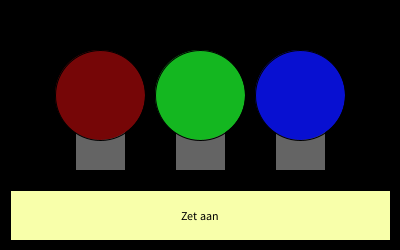
Frame 1 (no input)
Frame 60 (the mouse pressed at the canvas centre just before this capture): identical to frame 1, image omitted
Frame 120 (the mouse held since frame 60 and released just before this capture): identical to frame 1, image omitted

The Processing sketch that drew this single still picture (run headless with seeded random() and noise(); from frame 60 on, the mouse is pressed at the canvas centre):

// Processing sketch: EXTRA_OPGAVE_4_KNIPPERENDE_LAMPEN
// ── EXTRA_OPGAVE_4_KNIPPERENDE_LAMPEN.pde
boolean lampKnipperen;
boolean knopAan;

void setup (){
  size (400,250);
  ellipseMode(CORNER);
}

void draw(){  
  background(0);  
 drieLampen();  
 tekenKnop();
}

void lamp(int xPos,int yPos,int kleur){
  fill(100);
  rect (xPos+20,yPos+70,50,50);
  fill(kleur);
  ellipse(xPos,yPos,90,90);    
}

void drieLampen(){
  if(lampKnipperen){
    lamp(55,50,#F7072C);
    lamp(155,50,#64FF6A);
    lamp(255,50,#646AFF);
  }else {
    lamp(55,50,#760607);
    lamp(155,50,#14B720);
    lamp(255,50,#0810D1);
  }
  if (knopAan){
  lampKnipperen =!lampKnipperen;
  }
  delay (100);

}

void tekenKnop(){
  fill(#F8FFAA);
  rect(10,height-60,width-20,50);
  textAlign(CENTER);
  fill(0);
  if (knopAan){
    text("Zet uit",width/2,height-30);
  } else {
    text("Zet aan",width/2,height-30);
  }
  
}

void mouseClicked(){
 if (mouseX >= 10 && mouseX <= width-20 && 
    mouseY >= height-60 && mouseY <= height-10){
      knopAan =! knopAan;
    }
}
